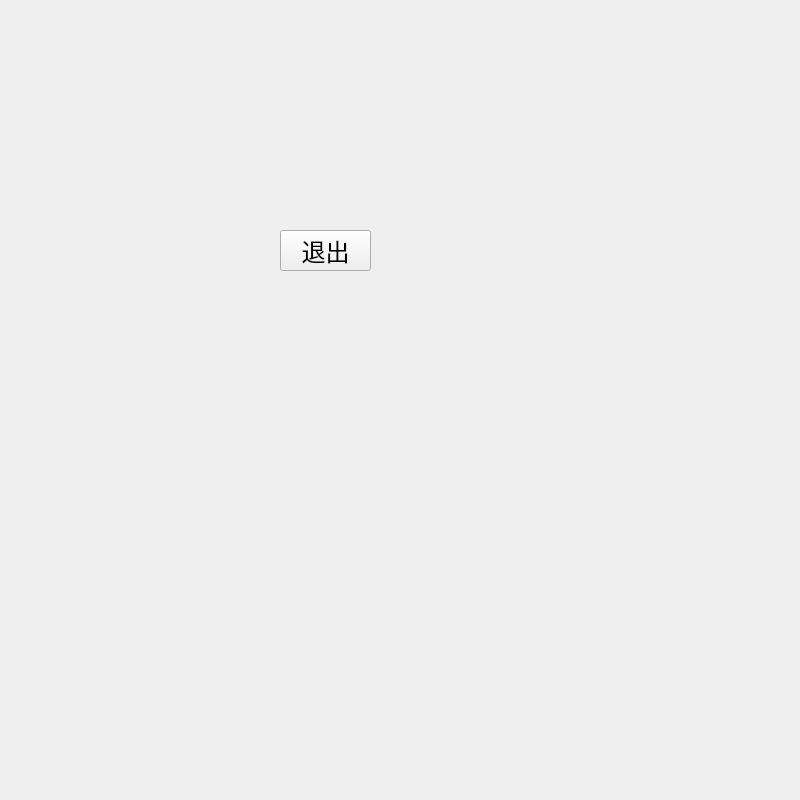
<?xml version="1.0" encoding="UTF-8"?>
<ui version="4.0">
 <class>ShowImg</class>
 <widget class="QWidget" name="ShowImg">
  <property name="geometry">
   <rect>
    <x>0</x>
    <y>0</y>
    <width>800</width>
    <height>800</height>
   </rect>
  </property>
  <property name="windowTitle">
   <string>Form</string>
  </property>
  <widget class="QPushButton" name="button_exit">
   <property name="geometry">
    <rect>
     <x>280</x>
     <y>230</y>
     <width>91</width>
     <height>41</height>
    </rect>
   </property>
   <property name="font">
    <font>
     <pointsize>18</pointsize>
    </font>
   </property>
   <property name="text">
    <string>退出</string>
   </property>
  </widget>
 </widget>
 <resources/>
 <connections/>
</ui>
